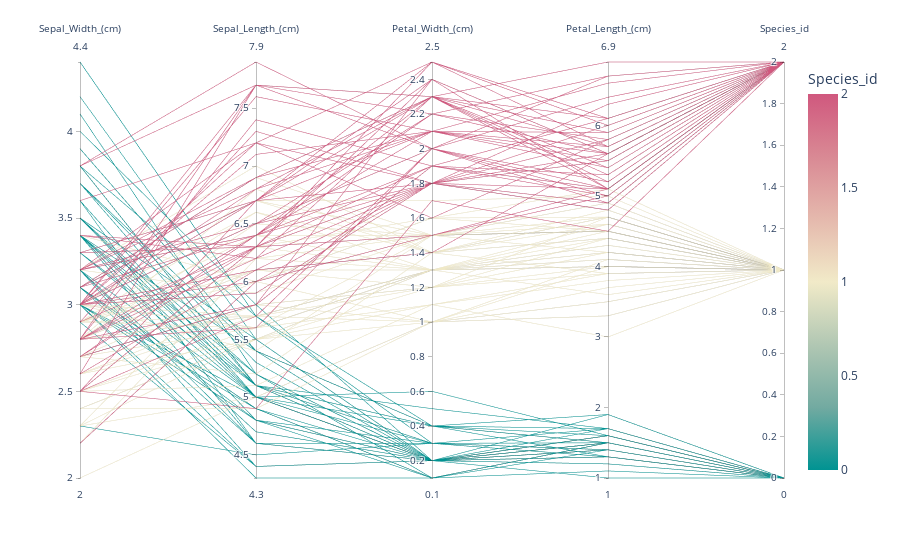

Source (notebook cell):
### Code cell
fig = px.parallel_coordinates(iris_df, 
                              dimensions = iris_df, 
                              color = "Species_id", 
                              
                              color_continuous_scale = px.colors.diverging.Tealrose,
                             
                              #color_continuous_midpoint = 2
                             )
fig.show()

### Figure 1 — Plotly figure (JSON) as saved in the notebook; plotly's stock layout.template omitted (floating-point values rounded to 4 significant figures; data arrays with more than 128 entries replaced by an {"elided": "..."} marker saying what was removed)
{"data": [{"dimensions": [{"label": "Sepal_Width_(cm)", "values": {"elided": "150 float values"}}, {"label": "Sepal_Length_(cm)", "values": {"elided": "150 float values"}}, {"label": "Petal_Width_(cm)", "values": {"elided": "150 float values"}}, {"label": "Petal_Length_(cm)", "values": {"elided": "150 float values"}}, {"label": "Species_id", "values": {"elided": "150 int values"}}], "domain": {"x": [0, 1], "y": [0, 1]}, "line": {"color": {"elided": "150 int values"}, "coloraxis": "coloraxis"}, "name": "", "type": "parcoords"}], "layout": {"autosize": true, "coloraxis": {"colorbar": {"title": {"text": "Species_id"}}, "colorscale": [[0, "rgb(0, 147, 146)"], [0.1667, "rgb(114, 170, 161)"], [0.3333, "rgb(177, 199, 179)"], [0.5, "rgb(241, 234, 200)"], [0.6667, "rgb(229, 185, 173)"], [0.8333, "rgb(217, 137, 148)"], [1, "rgb(208, 88, 126)"]]}, "legend": {"tracegroupgap": 0}, "margin": {"t": 60}}}
